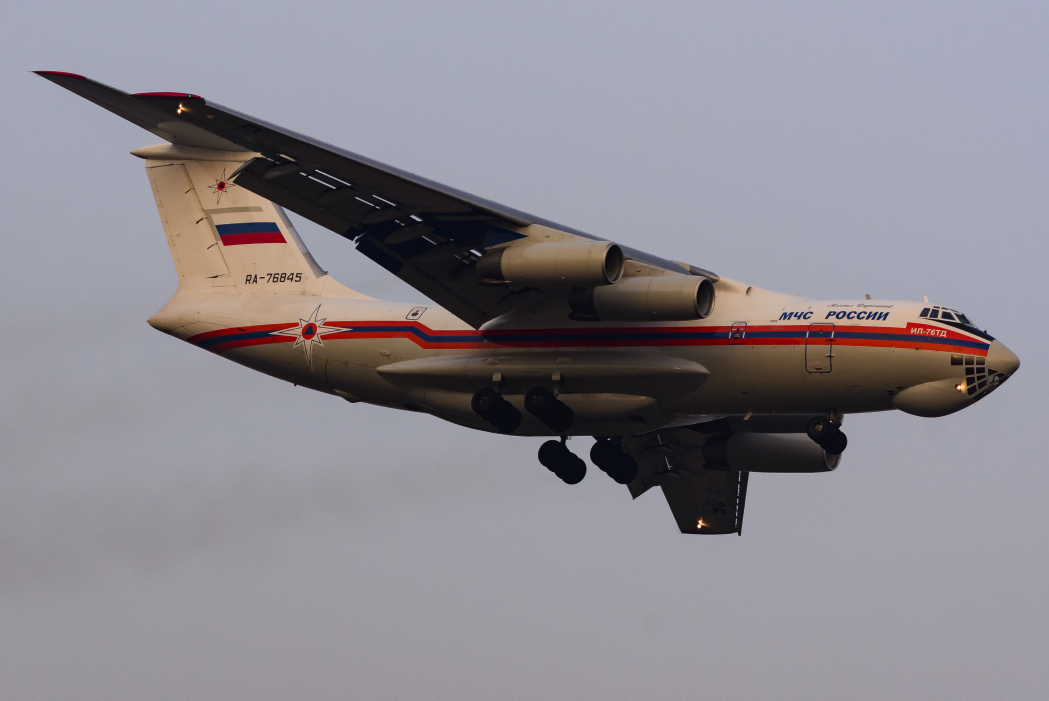
#> input picture 2022.11.24 TSN 繁星.jpg, 7343 x 4902 px (shown at 1/7 size)
$ python -i images.py   (imports and definitions only)
#> lines starting #> are read from the running program, lines starting #| are printed output that depends on the picture
"""Image normalization, watermarking, thumbnailing, and checksum-ready encoding."""

from __future__ import annotations

from io import BytesIO
from pathlib import Path

from PIL import Image, ImageDraw, ImageFont, ImageOps

from .config import (
    BRAND_WATERMARK_MARGIN_RATIO,
    BRAND_WATERMARK_OPACITY,
    BRAND_WATERMARK_WIDTH_RATIO,
    MAX_IMAGE_DIMENSION,
    PREVIEW_ASPECT_RATIO,
    PREVIEW_WIDTH,
    WATERMARK_HEIGHT,
)
from .models import UploadMetadata


FULL_IMAGE_QUALITY = 100
PREVIEW_IMAGE_QUALITY = 55


# [116 lines left out: functions open_normalized_image, load_font, add_watermark, add_brand_watermark, remove_watermark, not called in this run]


def crop_to_preview_ratio(image: Image.Image) -> Image.Image:
    """Center-crop an image to the gallery's 16:10 thumbnail ratio."""

    width, height = image.size
    current_ratio = width / height
    if abs(current_ratio - PREVIEW_ASPECT_RATIO) < 0.01:
        return image.copy()

    if current_ratio > PREVIEW_ASPECT_RATIO:
        target_width = int(height * PREVIEW_ASPECT_RATIO)
        left = (width - target_width) // 2
        return image.crop((left, 0, left + target_width, height))

    target_height = int(width / PREVIEW_ASPECT_RATIO)
    top = (height - target_height) // 2
    return image.crop((0, top, width, top + target_height))


def build_preview(image: Image.Image) -> Image.Image:
    """Create the legacy 380px-wide, centered-crop preview without a watermark."""

    width, height = image.size
    target_height = max(1, round(PREVIEW_WIDTH * height / width))
    resized = image.resize((PREVIEW_WIDTH, target_height), Image.Resampling.LANCZOS)
    return crop_to_preview_ratio(resized)


# [43 lines left out: functions encode_jpeg, build_gallery_assets, build_legacy_compatible_full_asset, not called in this run]

>>> from PIL import Image
>>> picture = Image.open('../2022.11.24 TSN 繁星.jpg')
#> picture is the input picture: PIL image 7343x4902 RGB; mean R, G, B 140, 136.7, 144.1
>>> result = build_preview(picture)
#> in build_preview, `resized = image.resize((PREVIEW_WIDTH, target_height), Image.Resamplin..`:
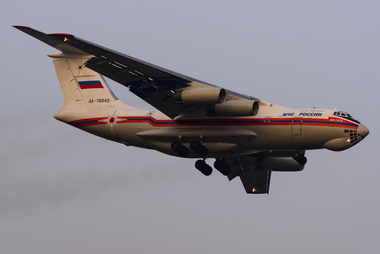
#> resized: PIL image 380x254 RGB; mean R, G, B 140, 136.7, 144.1
#> in crop_to_preview_ratio, `return image.crop((0, top, width, top + target_height))`:
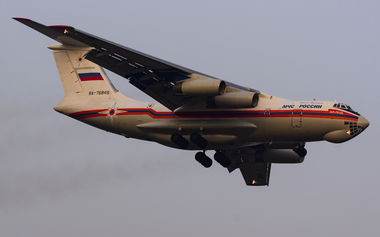
#> returned value: PIL image 380x237 RGB; mean R, G, B 138.5, 135, 142
